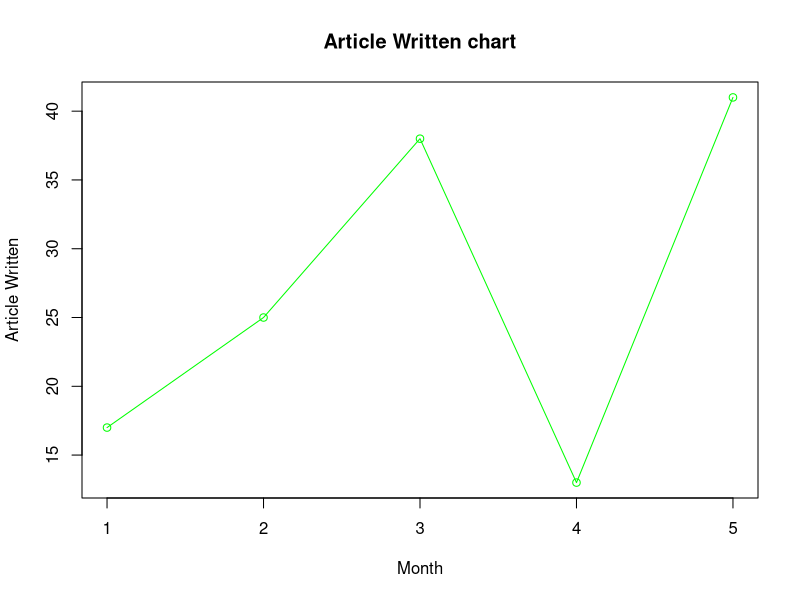

The R source for this figure:
v <- c(17, 25, 38, 13, 41)

# Plot the bar chart.
plot(v, type = "o", col = "green",
     xlab = "Month", ylab = "Article Written",
     main = "Article Written chart")